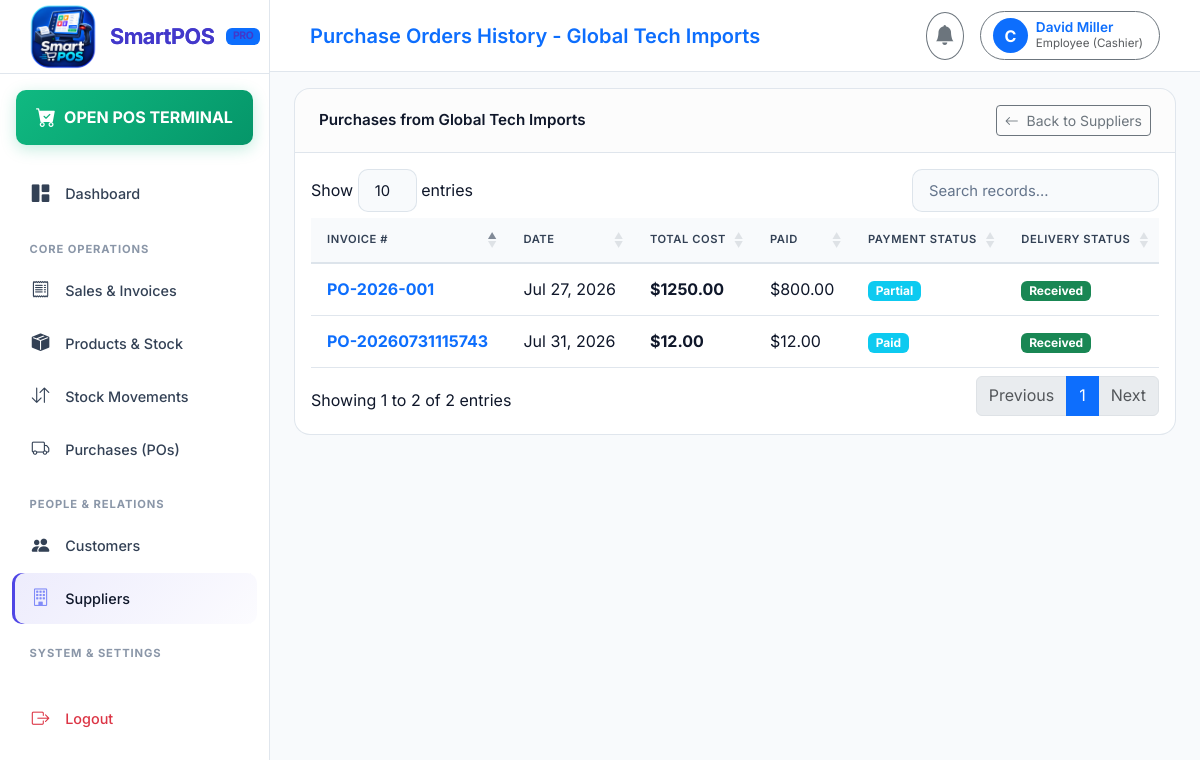
Screenshot of /suppliers/1/history/ (signed in) with the database file from the repository.
### suppliers/models.py (models this page shows, shortened)
class Supplier(models.Model):
    business = models.ForeignKey('authentication.Business', on_delete=models.CASCADE, related_name='suppliers')
    company_name = models.CharField(max_length=200)
    contact_name = models.CharField(max_length=150, blank=True, null=True)
    phone = models.CharField(max_length=50)
    email = models.EmailField(blank=True, null=True)
    address = models.TextField(blank=True, null=True)
    outstanding_balance = models.DecimalField(max_digits=12, decimal_places=2, default=0.00)
    status = models.BooleanField(default=True)
    created_at = models.DateTimeField(auto_now_add=True)
    updated_at = models.DateTimeField(auto_now=True)

### authentication/models.py (models this page shows, shortened)
class User(AbstractUser):
    ROLE_SUPER_ADMIN = 'SUPER_ADMIN'
    ROLE_ADMIN = 'ADMIN'
    ROLE_EMPLOYEE = 'EMPLOYEE'
    ROLE_CUSTOMER = 'CUSTOMER'
    ROLE_CHOICES = [
        (ROLE_SUPER_ADMIN, 'Super Admin'),
        (ROLE_ADMIN, 'Admin (Business Owner)'),
        (ROLE_EMPLOYEE, 'Employee (Cashier)'),
        (ROLE_CUSTOMER, 'Customer'),
    ]
    role = models.CharField(max_length=20, choices=ROLE_CHOICES, default=ROLE_EMPLOYEE)
    business = models.ForeignKey(Business, on_delete=models.CASCADE, null=True, blank=True, related_name='users')
    branch = models.ForeignKey('branches.Branch', on_delete=models.SET_NULL, null=True, blank=True, related_name='users')
    phone = models.CharField(max_length=30, blank=True, null=True)
    profile_picture = models.ImageField(upload_to='profile_pics/', null=True, blank=True)
    status = models.BooleanField(default=True)
    created_at = models.DateTimeField(auto_now_add=True)
    updated_at = models.DateTimeField(auto_now=True)
    def is_super_admin(self):
        return self.role == self.ROLE_SUPER_ADMIN or self.is_superuser
    def is_admin(self):
        return self.role in [self.ROLE_ADMIN, self.ROLE_SUPER_ADMIN] or self.is_superuser

### purchases/models.py (models this page shows, shortened)
class Purchase(models.Model):
    PAYMENT_PAID = 'PAID'
    PAYMENT_PARTIAL = 'PARTIAL'
    PAYMENT_UNPAID = 'UNPAID'
    PAYMENT_STATUS_CHOICES = [
        (PAYMENT_PAID, 'Paid'),
        (PAYMENT_PARTIAL, 'Partial'),
        (PAYMENT_UNPAID, 'Unpaid'),
    ]
    RECEIVED_STATUS_RECEIVED = 'RECEIVED'
    RECEIVED_STATUS_PENDING = 'PENDING'
    RECEIVED_STATUS_CHOICES = [
        (RECEIVED_STATUS_RECEIVED, 'Received'),
        (RECEIVED_STATUS_PENDING, 'Pending'),
    ]
    business = models.ForeignKey('authentication.Business', on_delete=models.CASCADE, related_name='purchases')
    branch = models.ForeignKey('branches.Branch', on_delete=models.SET_NULL, null=True, blank=True, related_name='purchases')
    supplier = models.ForeignKey('suppliers.Supplier', on_delete=models.CASCADE, related_name='purchases')
    invoice_number = models.CharField(max_length=100, unique=True)
    total_amount = models.DecimalField(max_digits=12, decimal_places=2, default=0.00)
    discount_amount = models.DecimalField(max_digits=12, decimal_places=2, default=0.00)
    tax_amount = models.DecimalField(max_digits=12, decimal_places=2, default=0.00)
    paid_amount = models.DecimalField(max_digits=12, decimal_places=2, default=0.00)
    payment_status = models.CharField(max_length=20, choices=PAYMENT_STATUS_CHOICES, default=PAYMENT_UNPAID)
    received_status = models.CharField(max_length=20, choices=RECEIVED_STATUS_CHOICES, default=RECEIVED_STATUS_PENDING)
    notes = models.TextField(blank=True, null=True)
    created_by = models.ForeignKey(settings.AUTH_USER_MODEL, on_delete=models.SET_NULL, null=True, blank=True)
    status = models.BooleanField(default=True)
    created_at = models.DateTimeField(auto_now_add=True)
    updated_at = models.DateTimeField(auto_now=True)

### suppliers/views.py (the view)
# urls.py: path('<int:pk>/history/', views.supplier_history, name='supplier_history'),
@login_required
def supplier_history(request, pk):
    supplier = get_object_or_404(Supplier, pk=pk)
    purchases = supplier.purchases.all().order_by('-created_at')
    return render(request, 'suppliers/supplier_history.html', {'supplier': supplier, 'purchases': purchases})

### templates/suppliers/supplier_history.html
{% extends 'base.html' %}
{% block header_title %}Purchase Orders History - {{ supplier.company_name }}{% endblock %}
{% block content %}
<div class="card card-custom">
    <div class="card-header d-flex justify-content-between align-items-center">
        <span>Purchases from {{ supplier.company_name }}</span>
        <a href="{% url 'suppliers_list' %}" class="btn btn-sm btn-outline-secondary"><i class="bi bi-arrow-left me-1"></i> Back to Suppliers</a>
    </div>
    <div class="table-responsive p-3">
        <table class="table table-custom datatable align-middle">
            <thead>
                <tr>
                    <th>Invoice #</th>
                    <th>Date</th>
                    <th>Total Cost</th>
                    <th>Paid</th>
                    <th>Payment Status</th>
                    <th>Delivery Status</th>
                </tr>
            </thead>
            <tbody>
                {% for po in purchases %}
                <tr>
                    <td class="fw-bold text-primary">{{ po.invoice_number }}</td>
                    <td>{{ po.created_at|date:"M d, Y" }}</td>
                    <td class="fw-bold text-light">{{ currency_symbol }}{{ po.total_amount|floatformat:2 }}</td>
                    <td>{{ currency_symbol }}{{ po.paid_amount|floatformat:2 }}</td>
                    <td><span class="badge bg-info">{{ po.get_payment_status_display }}</span></td>
                    <td><span class="badge bg-success">{{ po.get_received_status_display }}</span></td>
                </tr>
                {% empty %}
                <tr>
                    <td colspan="6" class="text-center text-muted py-4">No purchase orders recorded for this supplier.</td>
                </tr>
                {% endfor %}
            </tbody>
        </table>
    </div>
</div>
{% endblock %}

### templates/base.html (shortened to what this page needs)
{% load static %}
<!DOCTYPE html>
<html lang="en">
<head>
    <link href="https://cdn.jsdelivr.net/npm/bootstrap@5.3.2/dist/css/bootstrap.min.css" rel="stylesheet">
    <link rel="stylesheet" href="https://cdn.jsdelivr.net/npm/bootstrap-icons@1.11.2/font/bootstrap-icons.min.css">
    <link rel="stylesheet" href="https://cdn.datatables.net/1.13.7/css/dataTables.bootstrap5.min.css">
    <link rel="stylesheet" href="{% static 'css/style.css' %}">
</head>
<body>
    <aside id="sidebar">
        <div class="sidebar-brand">
            <img
                src="{% static 'images/favicon.png' %}"
                alt="SmartPOS Logo"
                class="sidebar-brand-icon"
            >
            <span>SmartPOS</span>
            <span class="badge bg-primary text-uppercase" style="font-size: 0.65rem;">
                Pro
            </span>
        </div>
        <div class="p-3 pb-0">
            <a href="{% url 'pos_terminal' %}" class="nav-link pos-btn text-center justify-content-center py-2 rounded-3">
                <i class="bi bi-cart-check-fill fs-5 me-2"></i>
                <span class="fw-bold">OPEN POS TERMINAL</span>
            </a>
        </div>
        <ul class="sidebar-nav mt-3">
            <li class="nav-item">
                <a href="{% url 'dashboard' %}" class="nav-link {% if request.resolver_match.url_name == 'dashboard' %}active{% endif %}">
                    <i class="bi bi-grid-1x2-fill"></i>
                    <span>Dashboard</span>
                </a>
            </li>
            <li class="nav-label">Core Operations</li>
            <li class="nav-item">
                <a href="{% url 'sales_list' %}" class="nav-link {% if 'sales' in request.path %}active{% endif %}">
                    <i class="bi bi-receipt"></i>
                    <span>Sales & Invoices</span>
                </a>
            </li>
            <li class="nav-item">
                <a href="{% url 'products_list' %}" class="nav-link {% if 'products' in request.path %}active{% endif %}">
                    <i class="bi bi-box-seam-fill"></i>
                    <span>Products & Stock</span>
                </a>
            </li>
            <li class="nav-item">
                <a href="{% url 'inventory_list' %}" class="nav-link {% if 'inventory' in request.path %}active{% endif %}">
                    <i class="bi bi-arrow-down-up"></i>
                    <span>Stock Movements</span>
                </a>
            </li>
            <li class="nav-item">
                <a href="{% url 'purchases_list' %}" class="nav-link {% if 'purchases' in request.path %}active{% endif %}">
                    <i class="bi bi-truck"></i>
                    <span>Purchases (POs)</span>
                </a>
            </li>
            <li class="nav-label">People & Relations</li>
            <li class="nav-item">
                <a href="{% url 'customers_list' %}" class="nav-link {% if 'customers' in request.path %}active{% endif %}">
                    <i class="bi bi-people-fill"></i>
                    <span>Customers</span>
                </a>
            </li>
            <li class="nav-item">
                <a href="{% url 'suppliers_list' %}" class="nav-link {% if 'suppliers' in request.path %}active{% endif %}">
                    <i class="bi bi-building"></i>
                    <span>Suppliers</span>
                </a>
            </li>
            <li class="nav-label">System & Settings</li>
            <li class="nav-item mt-4 mb-5">
                <a href="{% url 'logout' %}" class="nav-link text-danger">
                    <i class="bi bi-box-arrow-right"></i>
                    <span>Logout</span>
                </a>
            </li>
        </ul>
    </aside>
    <div id="main-content">
        <header class="top-navbar">
            <div class="d-flex align-items-center gap-3">
                <div class="fw-semibold text-primary fs-5">
                    {% block header_title %}{{ current_business.name|default:"SmartPOS Enterprise" }}{% endblock %}
                </div>
            </div>
            <div class="d-flex align-items-center gap-3">
                <div class="dropdown">
                    <button class="btn btn-outline-secondary position-relative rounded-circle p-2" type="button" data-bs-toggle="dropdown">
                        <i class="bi bi-bell-fill fs-5"></i>
                    </button>
                </div>
                <div class="dropdown">
                    <button class="btn btn-outline-secondary d-flex align-items-center gap-2 rounded-pill pe-3" type="button" data-bs-toggle="dropdown">
                        <div class="bg-primary text-white rounded-circle d-flex align-items-center justify-content-center fw-bold" style="width: 35px; height: 35px;">
                            {{ user.username|slice:":1"|upper }}
                        </div>
                        <div class="text-start d-none d-sm-block">
                            <div class="fw-semibold text-primary" style="font-size: 0.85rem; line-height: 1.2;">{{ user.get_full_name|default:user.username }}</div>
                            <div class="text-muted" style="font-size: 0.725rem;">{{ user.get_role_display }}</div>
                        </div>
                    </button>
                </div>
            </div>
        </header>
        <div class="container-fluid pt-3 px-4">
        </div>
        <main class="container-fluid px-4 pb-5 flex-grow-1">
            {% block content %}{% endblock %}
        </main>
    </div>
</body>
</html>

### rows the page displays
Supplier: company_name "Global Tech Imports"
User: username "C", get_full_name "David Miller", role "Employee (Cashier)"
Purchase: invoice_number "PO-20260731115743", created_at "Jul 31, 2026", currency_symbol "$", total_amount "12.00", paid_amount "12.00", payment_status "Paid", received_status "Received"
Purchase: invoice_number "PO-2026-001", created_at "Jul 27, 2026", currency_symbol "$", total_amount "1250.00", paid_amount "800.00", payment_status "Partial", received_status "Received"
